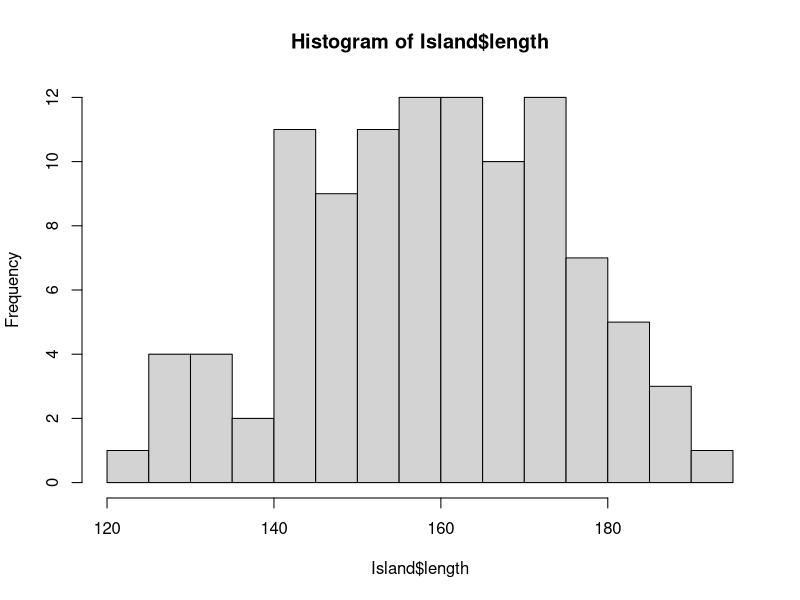
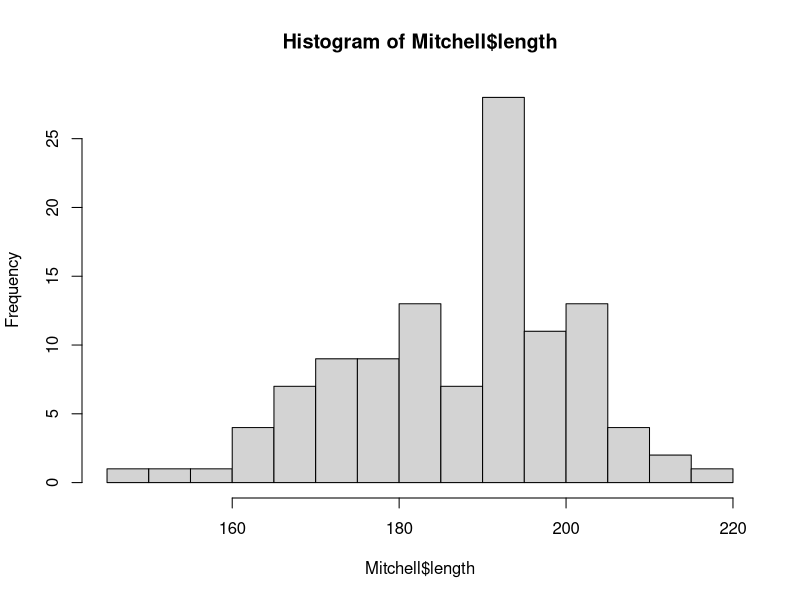
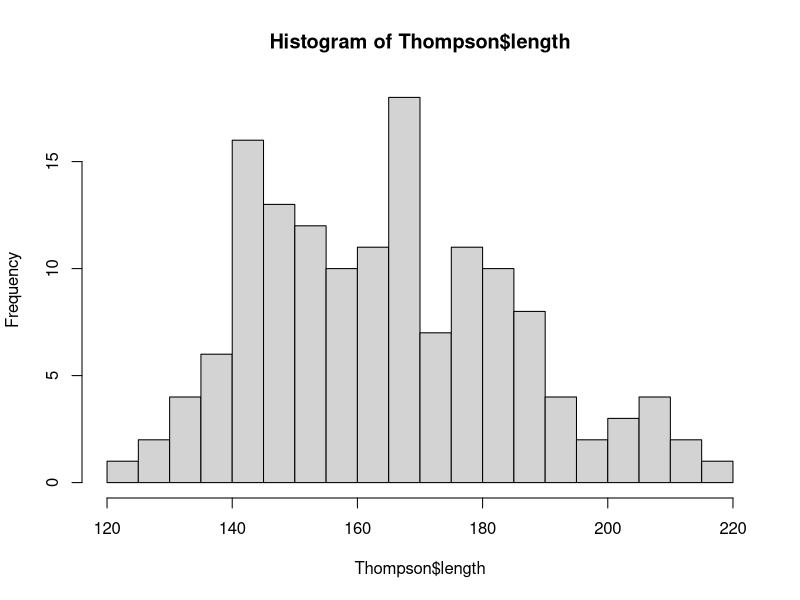
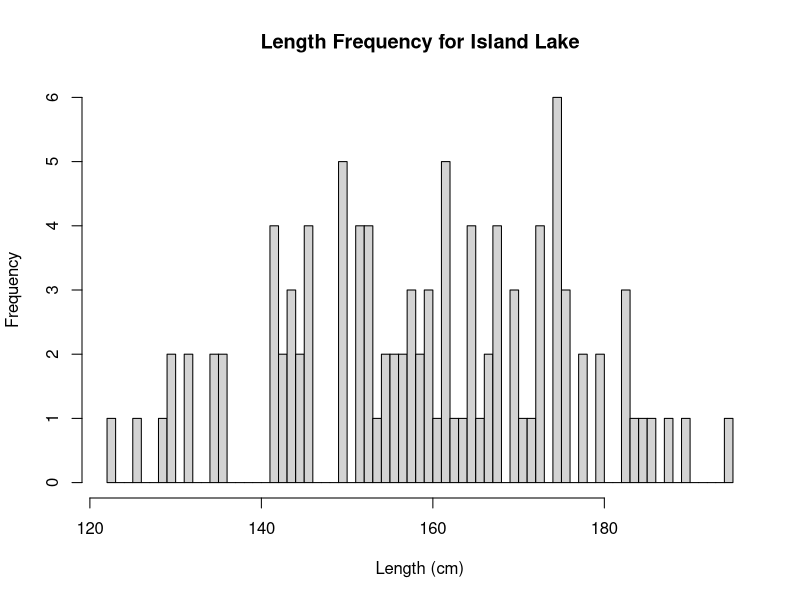
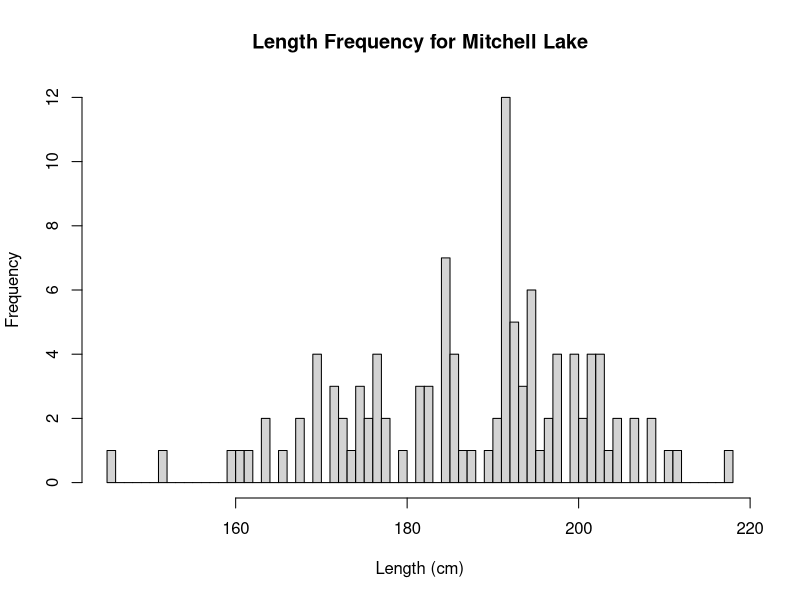
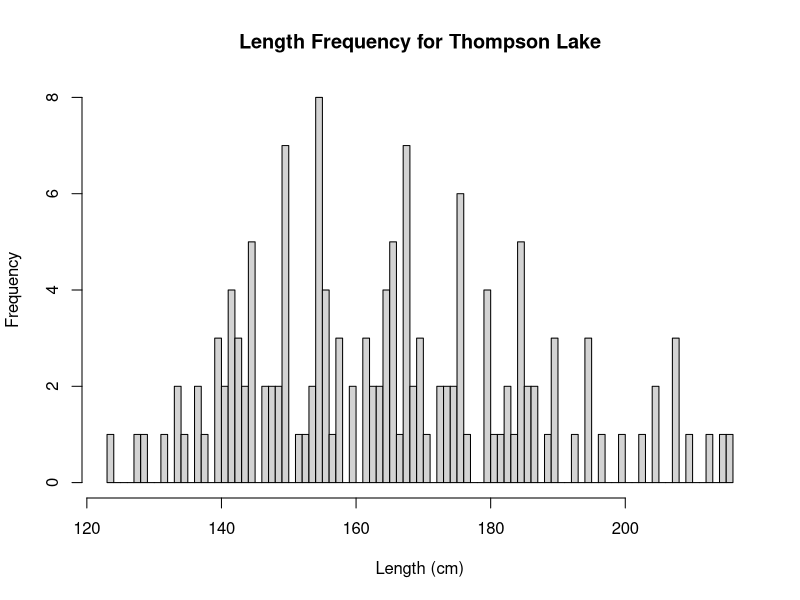
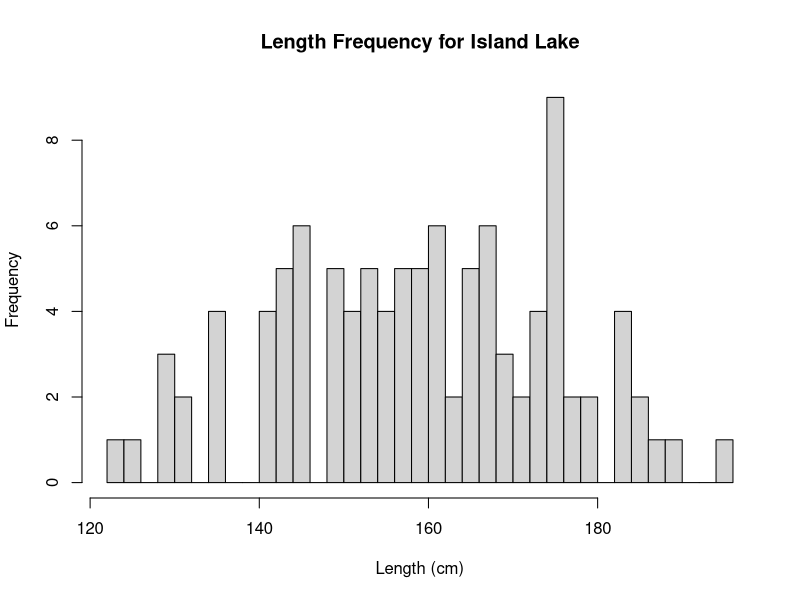

Write R code to recreate these figures, in order.
library(ggplot2)
library(dplyr)


LengthFreq <-read.csv("LF.csv")
Island <- dplyr::filter(LengthFreq, lake== "Island")
Mitchell <- dplyr::filter(LengthFreq, lake== "Mitchell")
Thompson <- dplyr::filter(LengthFreq, lake== "Thompson")

hist(Island$length, breaks=25)
hist(Mitchell$length, breaks=25)
hist(Thompson$length, breaks=25)

#Histograms by 1cm
hist(Island$length, main = paste("Length Frequency for Island Lake"),
     xlab = "Length (cm)", ylab = "Frequency",
     breaks = seq(min(Island$length), max(Island$length), by = 1))
hist(Mitchell$length, main = paste("Length Frequency for Mitchell Lake"),
     xlab = "Length (cm)", ylab = "Frequency",
     breaks = seq(min(Mitchell$length), max(Mitchell$length), by = 1))
hist(Thompson$length, main = paste("Length Frequency for Thompson Lake"),
     xlab = "Length (cm)", ylab = "Frequency",
     breaks = seq(min(Thompson$length), max(Thompson$length), by = 1))

#Histograms by 2cm
hist(Island$length, main = paste("Length Frequency for Island Lake"),
     xlab = "Length (cm)", ylab = "Frequency",
     breaks = seq(min(Island$length), max(Island$length)+1, by = 2))





#Histograms by 4cm
